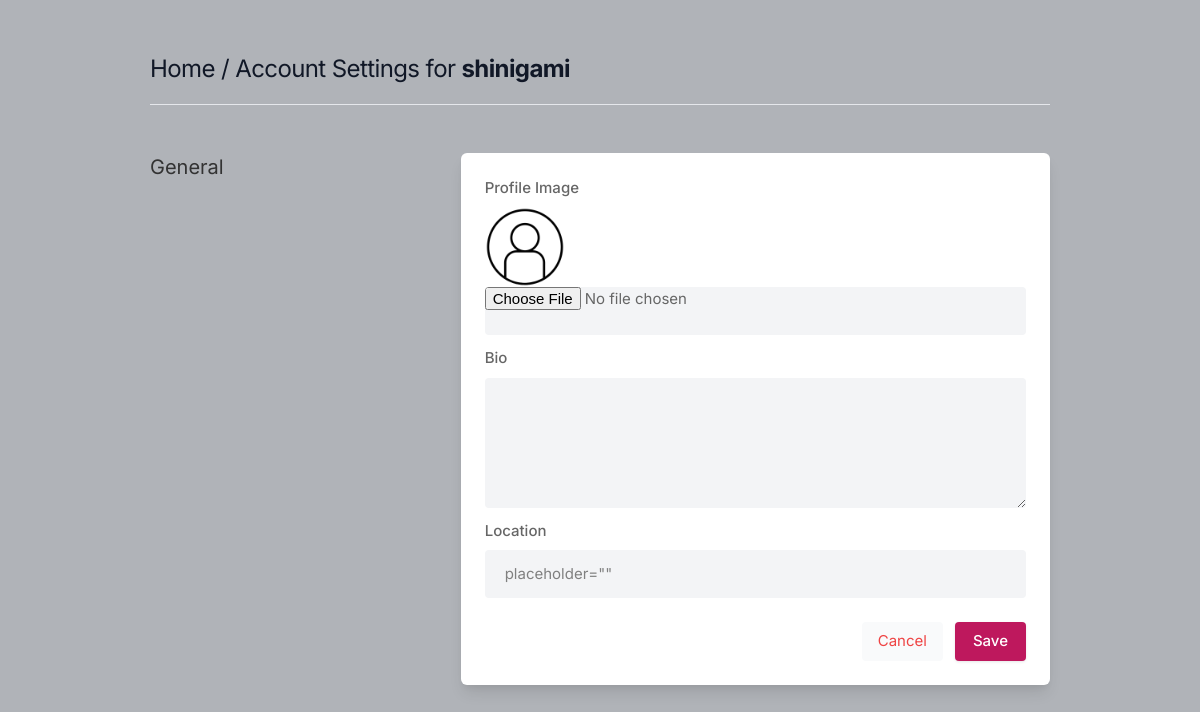
/settings (signed in), run on an earlier commit of the app's database.
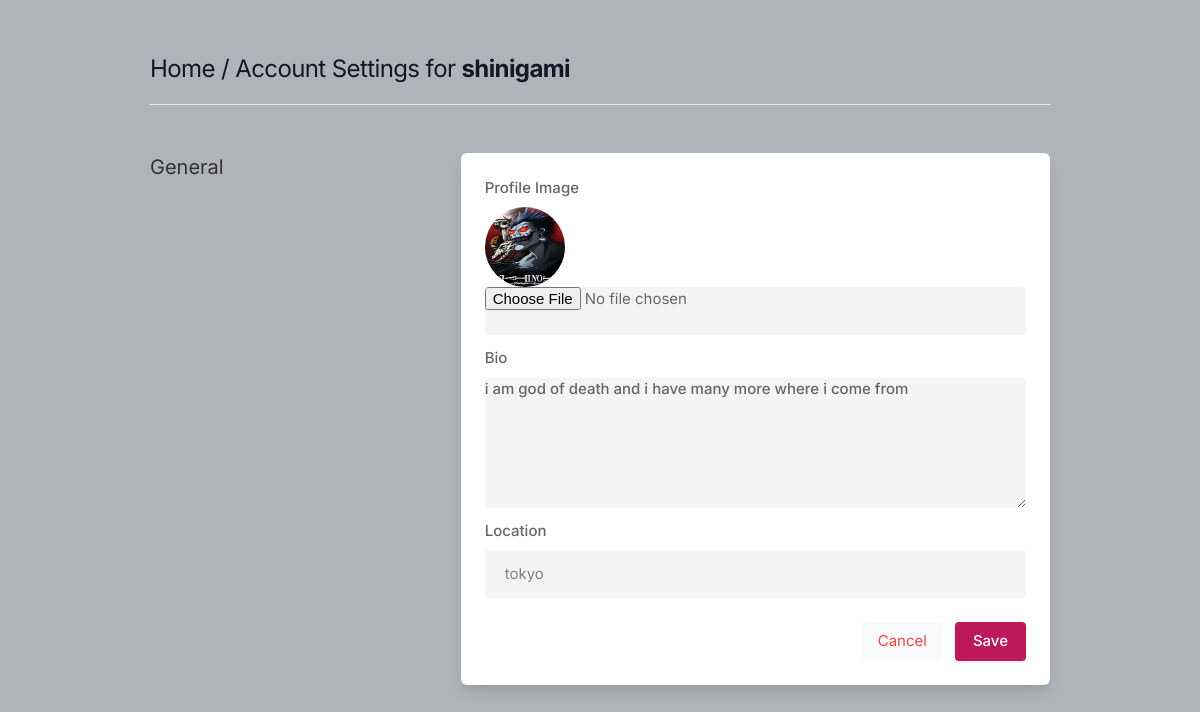
And on a later commit of the database.
### core/models.py (models this page shows, shortened)
class Profile(models.Model):
    user = models.ForeignKey(User, on_delete=models.CASCADE)
    id_user = models.IntegerField()
    bio = models.TextField(max_length=500, blank=True)
    profileimg = models.ImageField(upload_to='profile_images', default='blank_picture.png')
    location = models.CharField(max_length=100, blank=True)

### core/views.py (the view, shortened to what this page needs)
# urls.py: path('settings', views.settings , name='settings'),
@login_required(login_url='signin')
def settings(request):
    user_profile = Profile.objects.get(user=request.user)
    context = {'user_profile':user_profile}
    return render(request, 'setting.html', context)

### templates/setting.html (shortened to what this page needs)
{% load static %}
<!DOCTYPE html>
<html lang="en">
<head>
    <link rel="stylesheet" href="{% static 'assets/css/icons.css' %}">
    <link rel="stylesheet" href="{% static 'assets/css/uikit.css' %}">
    <link rel="stylesheet" href="{% static 'assets/css/style.css' %}">
    <link rel="stylesheet" href="{% static 'assets/css/tailwind.css' %}">
</head>
<body>
            <div class="container m-auto">
                <h1 class="text-2xl leading-none text-gray-900 tracking-tight mt-3"> <a href="{% url 'index' %}" > Home </a>/ Account Settings  for <b>{{user.username}}</b>  </h1>
                <br>
                <hr>
                <div class="grid lg:grid-cols-3 mt-12 gap-8">
                    <div>
                        <h3 class="text-xl mb-2"> General</h3>
                    </div>
                    <div class="bg-white rounded-md lg:shadow-lg shadow col-span-2">
                    <form action='' method='POST' enctype='multipart/form-data'>
                       <div class="grid grid-cols-2 gap-3 lg:p-6 p-4">
                            <div class="col-span-2">
                                <label for="">Profile Image</label>
                                <img src="{{user_profile.profileimg.url}}" alt="" class="w-20 h-20 rounded-full">
                                <input type="file" value = {{user_profile.profileimg}} name='image' placeholder="" class="shadow-none bg-gray-100">
                            </div>
                            <div class="col-span-2">
                                <label for="about">Bio</label>
                                <textarea id="about" name="bio" rows="3"  class="shadow-none bg-gray-100">{{user_profile.bio}}</textarea>
                            </div>
                            <div class="col-span-2">
                                <label for=""> Location</label>
                                <input type="text" name='location' value= {{user_profile.location}} placeholder="" class="shadow-none bg-gray-100">
                            </div>
                       </div>
                       <div class="bg-gray-10 p-6 pt-0 flex justify-end space-x-3">
                           <button class="p-2 px-4 rounded bg-gray-50 text-red-500"> <a href="{% url 'index' %}" >Cancel</a> </button>
                           <button type="submit" class="button bg-blue-700"> Save </button>
                       </div>
                    </form>
                    </div>
                    </div>
                    <br>
                </div>
</body>
</html>

### static/assets/css/style.css (style rules this page uses)
body { background-color: #B0B3B8!important; }
button { vertical-align: middle; }
span.button, button.button { background-color: #be185d; top: 0; color: #fff; position: relative; padding: 8px 18px; line-height: 22px; position: relative; font-weight: 500; font-size: 15px; display: inline-block; -webkit-transition: all 0.2s ease-in-out; transition: all 0.2s ease-in-out; cursor: pointer; overflow: hidden; border: none; border-radius: 4px; -webkit-box-shadow: 0 1px 3px rgba(0, 0, 0, 0.1); box-shadow: 0 1px 3px rgba(0, 0, 0, 0.1); }
input { height: 48px; line-height: 48px; padding: 0 20px; outline: none; font-size: 15px; color: #808080; max-width: 100%; width: 100%; -webkit-box-sizing: border-box; box-sizing: border-box; display: block; font-weight: 400; opacity: 1; border-radius: 4px; border: none; -webkit-box-shadow: 0 1px 4px 0px rgba(0, 0, 0, 0.12); box-shadow: 0 1px 4px 0px rgba(0, 0, 0, 0.12); }
input[type="text"], input[type="password"], input[type="email"], input[type="number"] { height: 48px; line-height: 48px; padding: 0 20px; outline: none; font-size: 15px; color: #808080; max-width: 100%; width: 100%; -webkit-box-sizing: border-box; box-sizing: border-box; display: block; font-weight: 400; opacity: 1; border-radius: 4px; border: none; -webkit-box-shadow: 0 1px 4px 0px rgba(0, 0, 0, 0.12); box-shadow: 0 1px 4px 0px rgba(0, 0, 0, 0.12); }
textarea { height: 48px; line-height: 48px; padding: 0 20px; outline: none; font-size: 15px; color: #808080; margin: 0 0 16px 0; max-width: 100%; width: 100%; -webkit-box-sizing: border-box; box-sizing: border-box; display: block; background-color: #fff; font-weight: 500; opacity: 1; border-radius: 4px; border: none; -webkit-box-shadow: 0 1px 4px 0px rgba(0, 0, 0, 0.12); box-shadow: 0 1px 4px 0px rgba(0, 0, 0, 0.12); }
input { -webkit-transition: all 0.1s ease-in-out; transition: all 0.1s ease-in-out; }
::placeholder { color: #808080; opacity: 1; }
textarea { height: auto; line-height: 27px; padding: 20px; min-height: 130px; -webkit-transition: none !important; transition: none !important; min-width: 100%; }
label, legend { display: block; font-weight: bold; font-size: 15px; font-weight: 500; margin-bottom: 8px; }
button { border: none; margin: 0; padding: 0; width: auto; overflow: visible; background: transparent; color: inherit; font: inherit; line-height: normal; cursor: pointer; }
a { color: #be185d; -webkit-transition: 0.3s; transition: 0.3s; outline: none !important; }
button { outline: none !important; }
img { max-width: 100%; }
body { color: #666; font-size: 15px; line-height: 27px; background-color: #f0f2f5; font-family: "Inter", sans-serif; text-transform: none; }
h1, h2, h3, h4, h5, h6 { font-family: "Inter", sans-serif; text-transform: none; }
input[type="text"], input[type="password"], input[type="email"] { font-family: "Inter", sans-serif; text-transform: none; }
textarea, select { font-family: "Inter", sans-serif; text-transform: none; }
button, body .pac-container { font-family: "Inter", sans-serif; text-transform: none; }
h1, h2, h3, h4, h5, h6 { color: #333; font-weight: 500; margin: 0; padding: 0; }
h1 { font-size: 32px; }
h3 { font-size: 22px; }
b, strong { font-weight: 700 !important; }
@media (min-width: 1024px) { .container { max-width: 900px !important; padding-top: 45px; } }
.shadow-none { -webkit-box-shadow: none !important; box-shadow: none !important; }

What changed in the data, as far as the page shows it:
changed Profile: profileimg: picture added in place of a placeholder; bio (not shown) → "i am god of death and i have many more where i come from"; location (not shown) → "tokyo"
Also different on the page:
form field location: "placeholder=\"\"" → (not shown)
